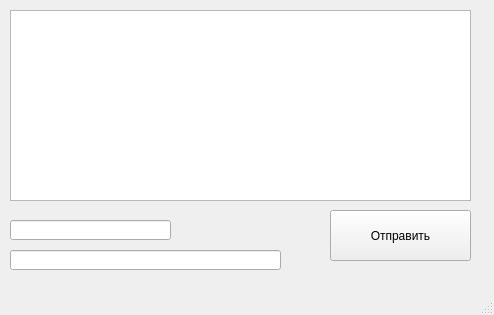
<?xml version="1.0" encoding="UTF-8"?>
<ui version="4.0">
 <class>MainWindow</class>
 <widget class="QMainWindow" name="MainWindow">
  <property name="geometry">
   <rect>
    <x>0</x>
    <y>0</y>
    <width>494</width>
    <height>315</height>
   </rect>
  </property>
  <property name="windowTitle">
   <string>PyQt_Client</string>
  </property>
  <widget class="QWidget" name="centralwidget">
   <widget class="QPushButton" name="pushButton">
    <property name="geometry">
     <rect>
      <x>330</x>
      <y>210</y>
      <width>141</width>
      <height>51</height>
     </rect>
    </property>
    <property name="text">
     <string>Отправить</string>
    </property>
   </widget>
   <widget class="QListWidget" name="listWidget">
    <property name="geometry">
     <rect>
      <x>10</x>
      <y>10</y>
      <width>461</width>
      <height>191</height>
     </rect>
    </property>
   </widget>
   <widget class="QLineEdit" name="lineEdit1">
    <property name="geometry">
     <rect>
      <x>10</x>
      <y>220</y>
      <width>161</width>
      <height>20</height>
     </rect>
    </property>
   </widget>
   <widget class="QLineEdit" name="lineEdit2">
    <property name="geometry">
     <rect>
      <x>10</x>
      <y>250</y>
      <width>271</width>
      <height>20</height>
     </rect>
    </property>
   </widget>
  </widget>
  <widget class="QMenuBar" name="menubar">
   <property name="geometry">
    <rect>
     <x>0</x>
     <y>0</y>
     <width>494</width>
     <height>21</height>
    </rect>
   </property>
  </widget>
  <widget class="QStatusBar" name="statusbar"/>
 </widget>
 <resources/>
 <connections/>
</ui>
